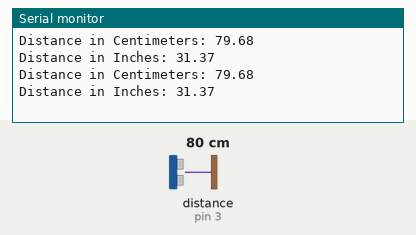
A sketch run on a simulated Arduino Uno, built with avr-gcc and run on an emulated ATmega328P. On the bench: the last lines printed to the serial monitor. Wiring (inferred from the names in the program): ultrasonic range finder: trigger pin 2; echo pin 3. The inputs (shaded band) are chosen by the test bench; at power-on: distance to the obstacle (sensor on pin 3) 80 cm. The echo pulse lasts 58.3 µs per cm.

Above: at 1.8 s.
1.9 s: distance to the obstacle (sensor on pin 3) set to 2 cm
At 2.8 s:
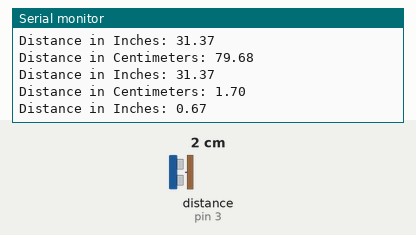
3.4 s: distance to the obstacle (sensor on pin 3) set to 4 cm
At 4.8 s:
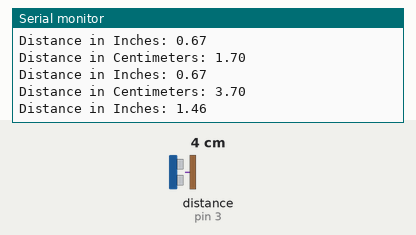
Timing chart, 0 to 6.4 s (numbered marks = the images above; inputs shaded):
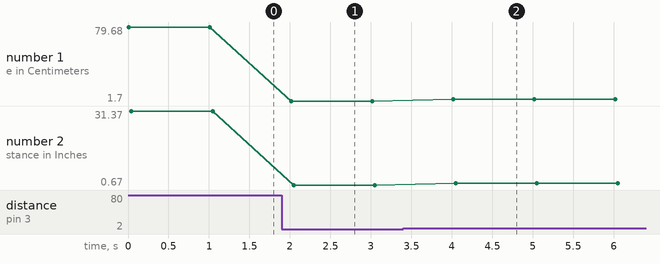

The sketch:

hcsr04_simplePingTest.ino
```cpp
/*
   HC-SR04 example sketch

   https://create.arduino.cc/projecthub/Isaac100/getting-started-with-the-hc-sr04-ultrasonic-sensor-036380

   by Isaac100
*/

const int trigPin = 2;
const int echoPin = 3;

float duration, distance_inch, distance_cm;

void setup() {
  pinMode(trigPin, OUTPUT);
  pinMode(echoPin, INPUT);
  Serial.begin(9600);
}

void loop() {
  digitalWrite(trigPin, LOW);
  delayMicroseconds(2);
  digitalWrite(trigPin, HIGH);
  delayMicroseconds(10);
  digitalWrite(trigPin, LOW);

  duration = pulseIn(echoPin, HIGH);
  distance_cm = (duration * .0343) / 2;
  distance_inch = distance_cm * 0.3937;
  Serial.print("\nDistance in Centimeters: ");
  Serial.println(distance_cm);
  Serial.print("Distance in Inches: ");
  Serial.println(distance_inch);
  delay(1000);
}
```

Measured:
- after the input at 1.9 s, the serial monitor: prints a new line after 0.11 s (image 1)
- after the input at 3.4 s, the serial monitor: prints a new line after 0.62 s (image 2)
- plotted number 1: 79.68 → 1.7 after the input at 1.9 s, 1.7 → 3.7 after the input at 3.4 s
- plotted number 2: 31.37 → 0.67 after the input at 1.9 s, 0.67 → 1.46 after the input at 3.4 s
